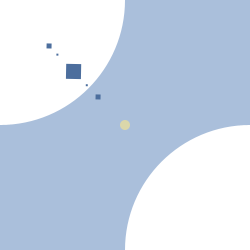
Frame 1 (no input)
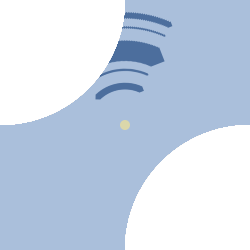
Frame 60 (the mouse pressed at the canvas centre just before this capture)
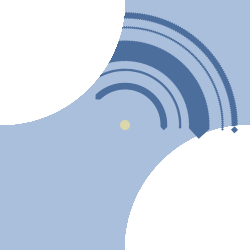
Frame 120 (the mouse held since frame 60 and released just before this capture)

The Processing sketch that drew these frames (run headless with seeded random() and noise(); from frame 60 on, the mouse is pressed at the canvas centre):

// Processing sketch: processing_19691
// ── processing_19691.pde

float angle=0.0;
void setup(){
  size (250,250);
  background(170,191,219);
  noStroke();
  smooth();
  fill(219,215,170);
  ellipse (125,125,10,10);
  //middle circle
}

void draw (){
  fill(255);
 ellipse(0,0,width,height);
  ellipse(250,250,250,250);//white circle
  fill(76,110,157);
  angle=angle+0.02;
  translate (125,125);
  rotate (angle);
  rect(-60,-60,15,15);
   rect(-30,-30,5,5);
    rect(-40,-40,2,2);
      rect(-80,-80,5,5);
       rect(-70,-70,2,2);
       //rotating squares
    
}
